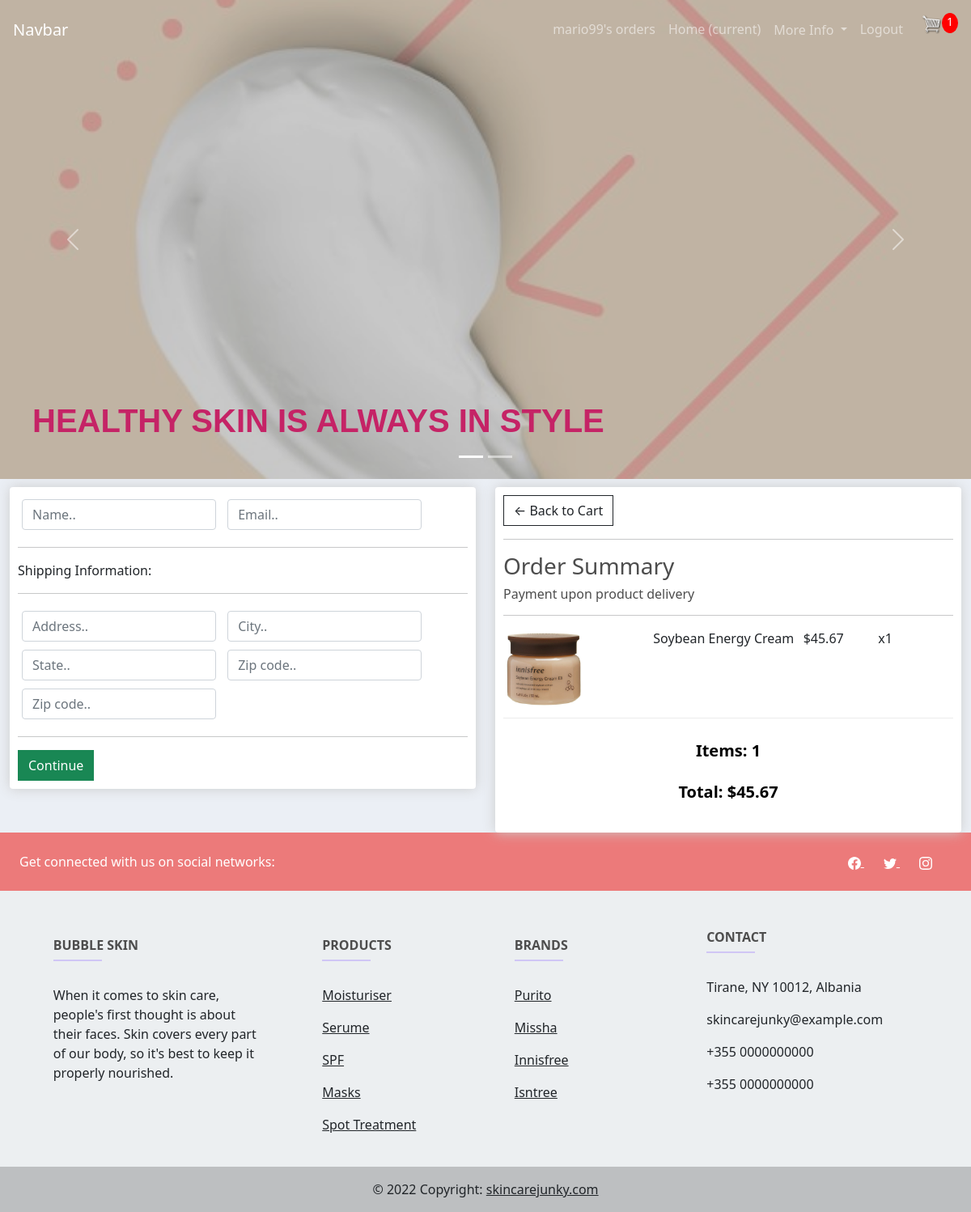
Page /checkout/ (signed in) on the committed database.
### accounts/models.py (models this page shows, shortened)
class OrderItem(models.Model):
    product = models.ForeignKey(Product, on_delete=models.SET_NULL, null=True)
    order = models.ForeignKey(Order, on_delete=models.SET_NULL, null=True)
    quantity = models.IntegerField(default=0, null=True, blank=True)
    date_added = models.DateTimeField(auto_now_add=True)
    @property
    def get_total_price(self):
        total = self.product.price * self.quantity
        return total
    class Meta:
        db_table = "orderItem"

class Product(models.Model):
    CATEGORY = (
        ('Purito', 'Purito'),
        ('Missha', 'Missha'),
        ('Innistfree', 'Innistfree'),
        ('Isntree', 'Isntree'),
    )
    name = models.CharField(max_length=200, null=True)
    price = models.FloatField(max_length=200, null=True)
    category = models.CharField(max_length=200, null=True, choices=CATEGORY)
    description = models.CharField(max_length=200, null=True, blank=True)
    date_created = models.DateTimeField(auto_now_add=True)
    tags = models.ManyToManyField(Tag)
    image = models.ImageField(null=True, blank=True)
    @property
    def imageURL(self):
        try:
            url = self.image.url
        except:
            url = ''
        return url
    class Meta:
        db_table = "product"

class Order(models.Model):
    STATUS = (
        ('Pending', 'Pending'),
        ('Out for delivery', 'Out for delivery'),
        ('Delivered', 'Delivered'),
    )
    costumer = models.ForeignKey(Costumer, null=True, on_delete=models.SET_NULL)
    product = models.ForeignKey(Product, null=True, on_delete=models.SET_NULL)
    date_created = models.DateTimeField(auto_now_add=True)
    status = models.CharField(max_length=200, null=True, choices=STATUS)
    complete = models.BooleanField(default=False)
    transaction_id = models.CharField(max_length=200, null=True)
    @property
    def get_cart_total(self):
        orderitems = self.orderitem_set.all()
        total = sum([item.get_total_price for item in orderitems])
        return total
    @property
    def get_cart_items(self):
        orderitems = self.orderitem_set.all()
        total = sum([item.quantity for item in orderitems])
        return total
    class Meta:
        db_table = "order"

### accounts/views.py (the view)
def checkout(request):
    data = cartData(request)
    cartItems = data['cartItems']
    order = data['order']
    items = data['items']
    context = {'items': items, 'order': order, 'cartItems': cartItems}
    return render(request, 'accounts/checkout.html', context)

### accounts/utils.py (called while the page is built)
def cartData(request):
    costumer = request.user.costumer
    order = Order.objects.filter(costumer=costumer, complete=False)
    if not order.exists():
        order = Order.objects.create(costumer=costumer, complete=False)
    else:
        order = order.last()
    items = order.orderitem_set.all()
    cartItems = order.get_cart_items
    return {'items': items, 'order': order, 'cartItems': cartItems}

### accounts/templates/accounts/checkout.html (shortened to what this page needs)
{%  extends 'accounts/main.html' %}
{% load static %}
{% block content %}
     <div class="row">
		<div class="col-lg-6">
			<div class="box-element" id="form-wrapper">
				<form id="form">
					<div id="user-info">
						<div class="form-field">
							<input required class="form-control" type="text" name="name" placeholder="Name..">
						</div>
						<div class="form-field">
							<input required class="form-control" type="email" name="email" placeholder="Email..">
						</div>
					</div>
					<div id="shipping-info">
						<hr>
						<p>Shipping Information:</p>
						<hr>
						<div class="form-field">
							<input class="form-control" type="text" name="address" placeholder="Address..">
						</div>
						<div class="form-field">
							<input class="form-control" type="text" name="city" placeholder="City..">
						</div>
						<div class="form-field">
							<input class="form-control" type="text" name="state" placeholder="State..">
						</div>
						<div class="form-field">
							<input class="form-control" type="text" name="zipcode" placeholder="Zip code..">
						</div>
						<div class="form-field">
							<input class="form-control" type="text" name="country" placeholder="Zip code..">
						</div>
					</div>
						<hr>
						<input id="form-button" class="btn btn-success btn-block" type="submit" value="Continue">
				</form>
			</div>
			<br>
		</div>
		<div class="col-lg-6">
			<div class="box-element">
				<a  class="btn btn-outline-dark" href="{% url 'cart' %}">&#x2190; Back to Cart</a>
				<hr>
				<h3>Order Summary</h3>
                <h6>Payment upon product delivery</h6>
				<hr>
				{% for item in items %}
				<div class="cart-row">
						<div style="flex:2"><img class="row-image" src="{{item.product.imageURL}}">
						</div>
					<div style="flex:2"><p>{{item.product.name}}</p></div>
					<div style="flex:1"><p>${{item.product.price | floatformat:2}}</p></div>
					<div style="flex:1"><p>x{{item.quantity}}</p></div>
				</div>
				{% endfor %}
				<h5>Items:   {{order.get_cart_items}}</h5>
				<h5>Total:   ${{order.get_cart_total | floatformat:2}}</h5>
			</div>
		</div>
	</div>
{% endblock content %}

### accounts/templates/accounts/navbar.html (shortened to what this page needs)
{% load static %}
<nav class="navbar fixed-top navbar-expand-lg  navbar-dark p-md-3">
<a class="navbar-brand" href="{% url 'store' %}">Navbar</a>
<div class="collapse navbar-collapse" id="navbarNav">
  <ul class="navbar-nav">
    <li class="nav-item">
      <a class="nav-link" href="{% url 'user-page' %}">{{request.user}}'s orders</a>
    </li>
    <li class="nav-item active">
      <a class="nav-link" href="{% url 'home' %}">Home <span class="sr-only">(current)</span></a>
    </li>
      <div class="collapse navbar-collapse" >
        <ul class="navbar-nav">
          <li class="nav-item dropdown">
            <a class="nav-link dropdown-toggle" href="#"  role="button" data-bs-toggle="dropdown" aria-expanded="false">
              More Info
            </a>
          </li>
        </ul>
      </div>
    <li class="nav-item">
      <a class="nav-link hello-msg" href="{% url 'logout' %}">Logout</a>
    </li>
      <a href="{% url 'cart' %}">
        <img  id="cart-icon" src="{% static 'images/cart.png' %}">
        </a>
      <p id="cart-total">{{cartItems}}</p>
  </ul>
</div>
</nav>
<div id="myCarousel" class="carousel slide carousel-fade" data-bs-ride="carousel">
    <ol class="carousel-indicators">
        <li data-bs-target="#myCarousel" data-bs-slide-to="0" class="active"></li>
        <li data-bs-target="#myCarousel" data-bs-slide-to="1"></li>
    </ol>
    <div class="carousel-inner">
        <div class="carousel-item active" >
            <div class="overlay-img" style="background-image: url('{% static 'images/home_images/img.jpg' %}')"></div>
            <div class="container-slide">
                <h1><b>HEALTHY SKIN IS ALWAYS IN STYLE  </b></h1>
            </div>
        </div>
        <a href="#myCarousel" class="carousel-control-prev" role="button" data-bs-slide="prev">
            <span class="carousel-control-prev-icon" aria-hidden="true"></span>
        </a>
        <a href="#myCarousel" class="carousel-control-next" role="button" data-bs-slide="next">
            <span class="carousel-control-next-icon" aria-hidden="true"></span>
        </a>
    </div>
</div>

### static/css/main.css (style rules this page uses)
body { background-color: hsl(0, 0%, 98%); }
h1,h2,h3,h4,h5,h6 { color:hsl(0, 0%, 30%); }
.box-element { box-shadow:hsl(0, 0%, 80%) 0 0 16px; background-color: #fff; border-radius: 4px; padding: 10px; }
#cart-icon { width:25px; display: inline-block; margin-left: 15px; }
#cart-total { display: block; text-align: center; color:#fff; background-color: red; width: 20px; height: 25px; border-radius: 50%; font-size: 14px; }
.col-lg-2, .col-lg-4, .col-lg-6, .col-lg-8, .col-lg-12 { margin-top: 10px; }
.btn { border-radius: 0; }
.row-image { width: 100px; }
.form-field { width:250px; display: inline-block; padding: 5px; }
.cart-row { display: flex; align-items: flex-stretch; padding-bottom: 10px; margin-bottom: 10px; border-bottom: 1px solid #ececec; }
body { background-color: #ebeff5; }

### static/css/all_products.css (style rules this page uses)
body { position: relative; }
h1, h4 { color: #ec7a7a; font-family: 'Trebuchet MS', sans-serif; }

### accounts/templates/accounts/main.html (style rules this page uses)
h1 { font-family: 'Franklin Gothic Medium', 'Arial Narrow', Arial, sans-serif; color: rgb(197, 35, 102); }
div.transbox h4, h5 { margin: 5%; font-weight: bold; color: #000000; text-align:center; }
.carousel-item { height: 37rem; background-color: #777; color: white; position: relative; background-position: center; background-size: cover; }
.container-slide { position: absolute; bottom: 0; left: 0; right: 0; padding-bottom: 50px; }
.container-slide { padding: 40px; padding-right: 200px; color: white; }
.overlay-img { position: absolute; bottom: 0; left: 0; right: 0; top: 0%; background-position: center; background-size: cover; opacity: 0.6; }
body { background-color: #ebeff5; }

### rows in the picture
OrderItem: product.imageURL (picture), product.name "Soybean Energy Cream", product.price "45.67", quantity "1"
Order: get_cart_items "1", get_cart_total "45.67"

### other values in the picture
{{ request.user }} "mario99"
{{ cartItems }} "1"
